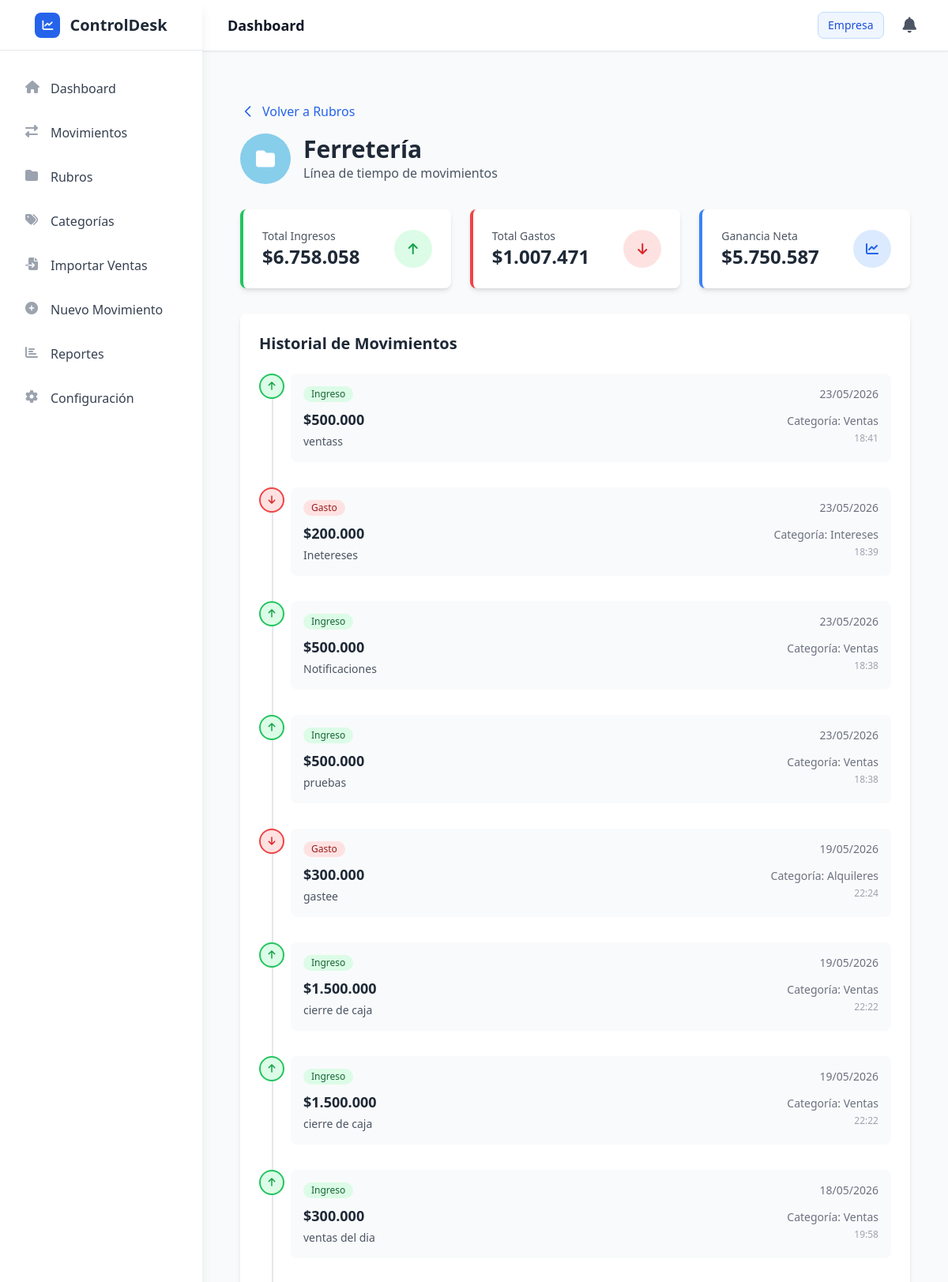
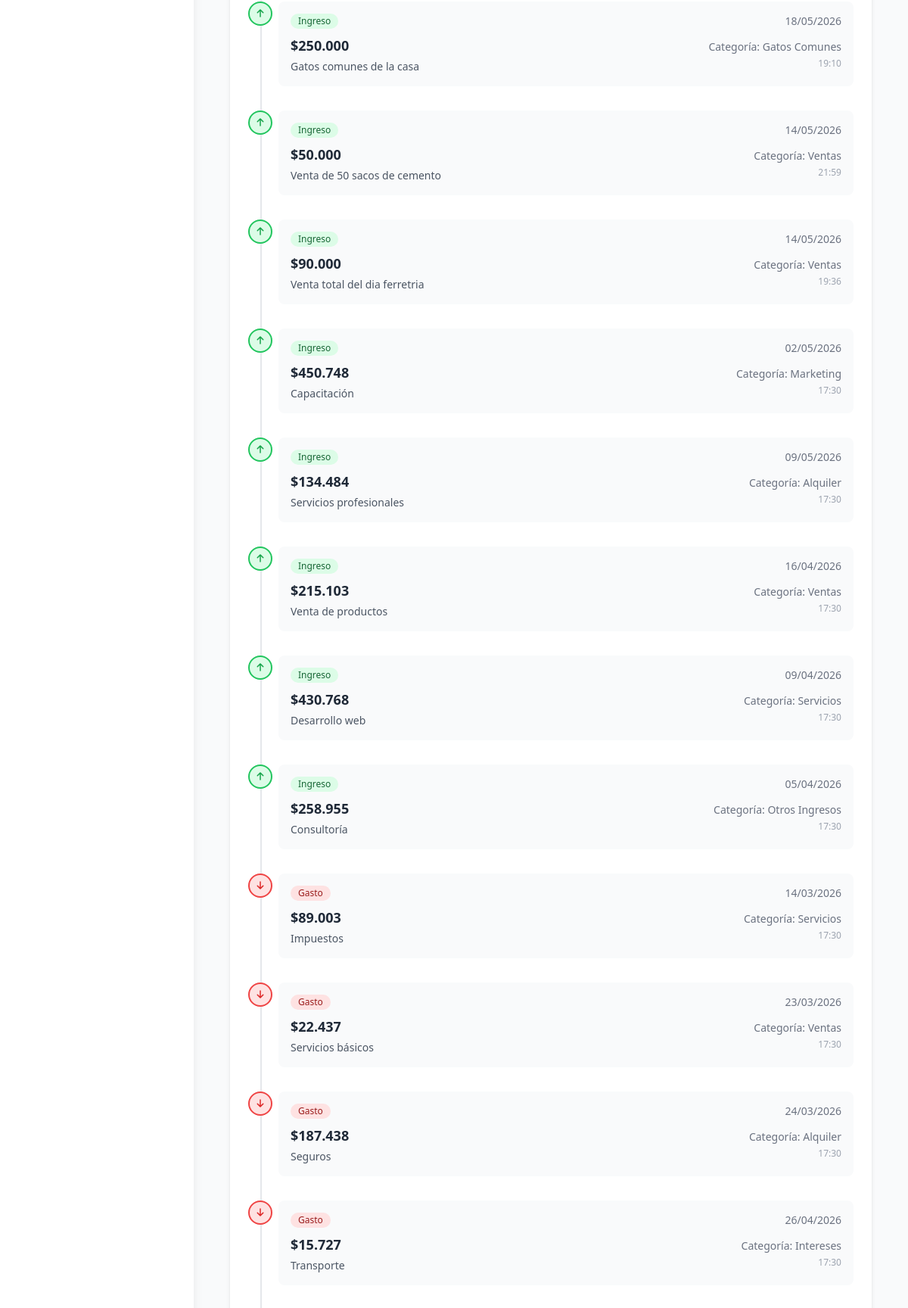
The page /rubros/1/timeline (upper part) on the database its author committed (2 pictures, top to bottom).
### app/models/rubro.py (models this page shows, shortened)
class Rubro(db.Model):
    __tablename__ = 'rubros'
    id = db.Column(db.Integer, primary_key=True)
    nombre = db.Column(db.String(100), nullable=False)
    color = db.Column(db.String(7), nullable=False, default='#2563eb')
    empresa_id = db.Column(db.Integer, db.ForeignKey('empresas.id'), nullable=True)
    created_at = db.Column(db.DateTime, default=datetime.utcnow)
    updated_at = db.Column(db.DateTime, default=datetime.utcnow, onupdate=datetime.utcnow)
    movimientos = db.relationship('Movimiento', backref='rubro', lazy=True, cascade='all, delete-orphan')

### app/models/movimiento.py (models this page shows, shortened)
class Movimiento(db.Model):
    __tablename__ = 'movimientos'
    id = db.Column(db.Integer, primary_key=True)
    tipo = db.Column(db.String(10), nullable=False)  # 'gasto' o 'ingreso'
    monto = db.Column(db.Numeric(10, 2), nullable=False)  # Decimal con 2 decimales
    fecha = db.Column(db.Date, nullable=False, default=datetime.utcnow().date)
    descripcion = db.Column(db.Text, nullable=True)
    created_at = db.Column(db.DateTime, default=datetime.utcnow)
    updated_at = db.Column(db.DateTime, default=datetime.utcnow, onupdate=datetime.utcnow)
    rubro_id = db.Column(db.Integer, db.ForeignKey('rubros.id'), nullable=False)
    categoria_id = db.Column(db.Integer, db.ForeignKey('categorias.id'), nullable=False)
    empresa_id = db.Column(db.Integer, db.ForeignKey('empresas.id'), nullable=True)

### app/models/categoria.py (models this page shows, shortened)
class Categoria(db.Model):
    __tablename__ = 'categorias'
    id = db.Column(db.Integer, primary_key=True)
    nombre = db.Column(db.String(100), nullable=False, unique=True)
    descripcion = db.Column(db.Text, nullable=True)
    estado = db.Column(db.String(20), nullable=False, default='activa')  # activa/inactiva
    icono = db.Column(db.String(50), nullable=True)  # FontAwesome icon class
    color = db.Column(db.String(7), nullable=True)  # Hex color code
    empresa_id = db.Column(db.Integer, db.ForeignKey('empresas.id'), nullable=True)
    fecha_creacion = db.Column(db.DateTime, default=datetime.utcnow)
    fecha_actualizacion = db.Column(db.DateTime, default=datetime.utcnow, onupdate=datetime.utcnow)
    movimientos = db.relationship('Movimiento', backref='categoria', lazy=True, cascade='all, delete-orphan')

### app/routes/main.py (the view)
@main_bp.route('/rubros/<int:rubro_id>/timeline')
def rubro_timeline(rubro_id):
    try:
        rubro = RubroService.get_rubro_by_id(rubro_id)
        if not rubro:
            flash('Rubro no encontrado', 'error')
            return redirect(url_for('main.rubros'))
        movimientos = MovimientoService.get_movimientos_by_rubro(rubro_id)
        return render_template('rubro_timeline.html', rubro=rubro, movimientos=movimientos)
    except Exception as e:
        flash('Error al cargar la línea de tiempo', 'error')
        return redirect(url_for('main.rubros'))

### app/__init__.py (called while the page is built)
def format_clp_filter(amount):
    if amount is None:
        return "0"
    try:
        if isinstance(amount, str):
            amount = float(amount)
        formatted = "{:,.0f}".format(amount).replace(",", ".")
        return formatted
    except (ValueError, TypeError):
        return "0"

### app/services/movimiento_service.py (called while the page is built)
    @staticmethod
    def get_movimientos_by_rubro(rubro_id: int) -> List[Movimiento]:
        try:
            return Movimiento.query.filter_by(rubro_id=rubro_id).order_by(Movimiento.created_at.desc()).all()
        except Exception as e:
            current_app.logger.error(f"Error obteniendo movimientos del rubro {rubro_id}: {str(e)}")
            return []

### app/templates/rubro_timeline.html (shortened to what this page needs)
{% extends "base.html" %}
{% block content %}
<div class="container mx-auto px-4 py-8">
    <div class="mb-8">
        <a href="{{ url_for('main.rubros') }}" class="inline-flex items-center text-blue-600 hover:text-blue-800 mb-4">
            <svg class="w-5 h-5 mr-2" fill="none" stroke="currentColor" viewBox="0 0 24 24">
                <path stroke-linecap="round" stroke-linejoin="round" stroke-width="2" d="M15 19l-7-7 7-7"></path>
            </svg>
            Volver a Rubros
        </a>
        <div class="flex items-center mb-6">
            <div class="w-16 h-16 rounded-full flex items-center justify-center mr-4" style="background: {{ rubro.color }};">
                <i class="fas fa-folder text-white text-2xl"></i>
            </div>
            <div>
                <h1 class="text-3xl font-bold text-gray-800">{{ rubro.nombre }}</h1>
                <p class="text-gray-600">Línea de tiempo de movimientos</p>
            </div>
        </div>
    </div>
    <div class="grid grid-cols-1 md:grid-cols-3 gap-6 mb-8">
        <div class="bg-white rounded-lg shadow-md p-6 border-l-4 border-green-500">
            <div class="flex items-center justify-between">
                <div>
                    <p class="text-gray-600 text-sm">Total Ingresos</p>
                    <p class="text-2xl font-bold text-gray-800">${{ rubro.total_ingresos|round(0)|int|format_clp }}</p>
                </div>
                <div class="w-12 h-12 bg-green-100 rounded-full flex items-center justify-center">
                    <i class="fas fa-arrow-up text-green-600"></i>
                </div>
            </div>
        </div>
        <div class="bg-white rounded-lg shadow-md p-6 border-l-4 border-red-500">
            <div class="flex items-center justify-between">
                <div>
                    <p class="text-gray-600 text-sm">Total Gastos</p>
                    <p class="text-2xl font-bold text-gray-800">${{ rubro.total_gastos|round(0)|int|format_clp }}</p>
                </div>
                <div class="w-12 h-12 bg-red-100 rounded-full flex items-center justify-center">
                    <i class="fas fa-arrow-down text-red-600"></i>
                </div>
            </div>
        </div>
        <div class="bg-white rounded-lg shadow-md p-6 border-l-4 border-blue-500">
            <div class="flex items-center justify-between">
                <div>
                    <p class="text-gray-600 text-sm">Ganancia Neta</p>
                    <p class="text-2xl font-bold text-gray-800">${{ rubro.ganancia|round(0)|int|format_clp }}</p>
                </div>
                <div class="w-12 h-12 bg-blue-100 rounded-full flex items-center justify-center">
                    <i class="fas fa-chart-line text-blue-600"></i>
                </div>
            </div>
        </div>
    </div>
    <div class="bg-white rounded-lg shadow-md p-6">
        <h2 class="text-xl font-bold text-gray-800 mb-6">Historial de Movimientos</h2>
        {% if movimientos %}
        <div class="relative">
            <div class="absolute left-4 top-0 bottom-0 w-0.5 bg-gray-200"></div>
            {% for movimiento in movimientos %}
            <div class="relative pl-10 pb-8 last:pb-0">
                <div class="absolute left-0 w-8 h-8 rounded-full flex items-center justify-center
                    {% if movimiento.tipo == 'ingreso' %}bg-green-100 border-2 border-green-500{% else %}bg-red-100 border-2 border-red-500{% endif %}">
                    <i class="fas
                        {% if movimiento.tipo == 'ingreso' %}fa-arrow-up text-green-600{% else %}fa-arrow-down text-red-600{% endif %}
                        text-xs"></i>
                </div>
                <div class="bg-gray-50 rounded-lg p-4 hover:bg-gray-100 transition-colors">
                    <div class="flex items-center justify-between mb-2">
                        <span class="inline-flex items-center px-2.5 py-0.5 rounded-full text-xs font-medium
                            {% if movimiento.tipo == 'ingreso' %}bg-green-100 text-green-800{% else %}bg-red-100 text-red-800{% endif %}">
                            {{ movimiento.tipo|capitalize }}
                        </span>
                        <span class="text-sm text-gray-500">
                            {{ movimiento.fecha.strftime('%d/%m/%Y') }}
                        </span>
                    </div>
                    <div class="flex items-center justify-between">
                        <div>
                            <p class="text-lg font-semibold text-gray-800">
                                ${{ movimiento.monto|round(0)|int|format_clp }}
                            </p>
                            {% if movimiento.descripcion %}
                            <p class="text-sm text-gray-600 mt-1">{{ movimiento.descripcion }}</p>
                            {% endif %}
                        </div>
                        <div class="text-right">
                            <p class="text-sm text-gray-500">
                                <span class="font-medium">Categoría:</span> {{ movimiento.categoria.nombre }}
                            </p>
                            <p class="text-xs text-gray-400 mt-1">
                                {{ movimiento.created_at.strftime('%H:%M') }}
                            </p>
                        </div>
                    </div>
                </div>
            </div>
            {% endfor %}
        </div>
        {% endif %}
    </div>
</div>
{% endblock %}

### rows shown on the page
Rubro: nombre "Ferretería"
Movimiento: tipo "Ingreso", fecha "23/05/2026", monto "500.000", descripcion "ventass", categoria.nombre "Ventas", created_at "18:41"
Movimiento: tipo "Gasto", fecha "23/05/2026", monto "200.000", descripcion "Inetereses", categoria.nombre "Intereses", created_at "18:39"
Movimiento: tipo "Ingreso", fecha "23/05/2026", monto "500.000", descripcion "Notificaciones", categoria.nombre "Ventas", created_at "18:38"
Movimiento: tipo "Ingreso", fecha "23/05/2026", monto "500.000", descripcion "pruebas", categoria.nombre "Ventas", created_at "18:38"
Movimiento: tipo "Gasto", fecha "19/05/2026", monto "300.000", descripcion "gastee", categoria.nombre "Alquileres", created_at "22:24"
Movimiento: tipo "Ingreso", fecha "19/05/2026", monto "1.500.000", descripcion "cierre de caja", categoria.nombre "Ventas", created_at "22:22"
Movimiento: tipo "Ingreso", fecha "19/05/2026", monto "1.500.000", descripcion "cierre de caja", categoria.nombre "Ventas", created_at "22:22"
Movimiento: tipo "Ingreso", fecha "18/05/2026", monto "300.000", descripcion "ventas del dia", categoria.nombre "Ventas", created_at "19:58"
Movimiento: tipo "Ingreso", fecha "18/05/2026", monto "250.000", descripcion "Gatos comunes de la casa", categoria.nombre "Gatos Comunes", created_at "19:10"
Movimiento: tipo "Ingreso", fecha "14/05/2026", monto "50.000", descripcion "Venta de 50 sacos de cemento", categoria.nombre "Ventas", created_at "21:59"
Movimiento: tipo "Ingreso", fecha "14/05/2026", monto "90.000", descripcion "Venta total del dia ferretria", categoria.nombre "Ventas", created_at "19:36"
Movimiento: tipo "Ingreso", fecha "02/05/2026", monto "450.748", descripcion "Capacitación", categoria.nombre "Marketing", created_at "17:30"
Movimiento: tipo "Ingreso", fecha "09/05/2026", monto "134.484", descripcion "Servicios profesionales", categoria.nombre "Alquiler", created_at "17:30"
Movimiento: tipo "Ingreso", fecha "16/04/2026", monto "215.103", descripcion "Venta de productos", categoria.nombre "Ventas", created_at "17:30"
Movimiento: tipo "Ingreso", fecha "09/04/2026", monto "430.768", descripcion "Desarrollo web", categoria.nombre "Servicios", created_at "17:30"
Movimiento: tipo "Ingreso", fecha "05/04/2026", monto "258.955", descripcion "Consultoría", categoria.nombre "Otros Ingresos", created_at "17:30"
Movimiento: tipo "Gasto", fecha "14/03/2026", monto "89.003", descripcion "Impuestos", categoria.nombre "Servicios", created_at "17:30"
Movimiento: tipo "Gasto", fecha "23/03/2026", monto "22.437", descripcion "Servicios básicos", categoria.nombre "Ventas", created_at "17:30"
Movimiento: tipo "Gasto", fecha "24/03/2026", monto "187.438", descripcion "Seguros", categoria.nombre "Alquiler", created_at "17:30"
Movimiento: tipo "Gasto", fecha "26/04/2026", monto "15.727", descripcion "Transporte", categoria.nombre "Intereses", created_at "17:30"

### other values the page prints
{{ session.get('empresa_nombre', 'Empresa') }} "Empresa"
{{ rubro.total_ingresos|round(0)|int|format_clp }} "6.758.058"
{{ rubro.total_gastos|round(0)|int|format_clp }} "1.007.471"
{{ rubro.ganancia|round(0)|int|format_clp }} "5.750.587"
